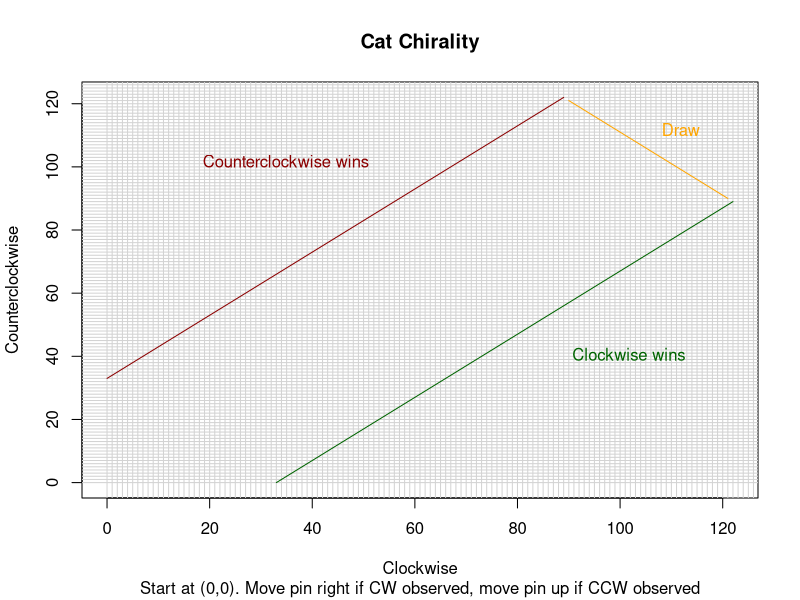

This chart was generated by the following R code:
#
# Fixed size vs. early stopping test of proportion
#
alpha <- 0.025 # Probability of finding an effect when there isn't one (either tail)
beta <- 0.2 # Probability of not finding an effect that exists
p0 <- 0.5 # Proportion under null hypothesis
p1 <- 0.4 # Proportion under alternative hypothesis (with minimal detectable effect)
give_up <- 10000  # large number to fail early

# Sample size for regular test, using normal approximation of binomial distribution
z_1_minus_beta <- qnorm(1 - beta)
z_1_minus_alpha <- qnorm(1 - alpha)
n <- round(p0 * (1- p0) * ((z_1_minus_beta + z_1_minus_alpha) / (p1 - p0)) ^ 2)
d <- round(2 * sqrt(n))
sprintf("Approximate fixed size test: n=%d, d=%d", n, d)

# Exact values for fixed size test
b0 <- 1 # Vector of probabilities, null hypothesis
b1 <- 1 # Vector of probabilities, alternative hypothesis, minimal effect size
fixed_obs <- 0
t_minus_c <- 0
for (i in 1:give_up) {
  b0[i + 1] <- p0 * b0[i]
  b1[i + 1] <- p1 * b1[i]
  if (i > 1) {
    for (j in i:2) {
      b0[j] <- p0 * b0[j - 1] + (1 - p0) * b0[j]
      b1[j] <- p1 * b1[j - 1] + (1 - p1) * b1[j]
    }
  }  
  b0[1] <- (1 - p0) * b0[1]
  b1[1] <- (1 - p1) * b1[1]
  for (cutoff in 1:floor((i + 1) / 2)) {
    exact_alpha <- sum(b0[1:cutoff])
    exact_beta <- 1 - sum(b1[1:cutoff])
    if (exact_alpha <= alpha && exact_beta <= beta) {
      fixed_obs <- i
      t_minus_c <- i - 2 * (cutoff - 1)
      break;
    }
  }
  if (fixed_obs) {
    break;
  }
}
sprintf("Exact fixed size test: %d observations, significant if less than %d or more than %d events, alpha=%f, beta=%f", fixed_obs, cutoff, fixed_obs - cutoff, exact_alpha, exact_beta)
sprintf("Closed-form alpha=%f, beta=%f", pbinom(cutoff-1,fixed_obs,p0),1-pbinom(cutoff-1,fixed_obs,p1))

left_prob <- function(n, d, b) {
  p <- rep(0, 2 * d + 1)
  p[d + 1] <- 1
  t <- 0
  c <- 0
  r <- 0 # cumulative probabiliy of hitting left threshold
  for (i in 1:n) {
    x <- 0
    for (j in 1:(2 * d + 1)) {
      if (j == 1) {
        p[j] <- p[j + 1] * (1 - b)
      } else if (j >= (2 * d)) {
        t <- p[j]
        p[j] <- x * b
        x <- t
      } else {
        t <- p[j]
        p[j] <- p[j + 1] * (1 - b) + x * b
        x <- t
      }
    }
    r <- r + p[1];
  }
  r
}

# Start with low numbers, work up 
n <- 2
d <- 1
for (i in 1:give_up) {
  left_false_positive <- left_prob(n, d, p0)
  true_positive <- left_prob(n, d, p1)
  if (left_false_positive > alpha) {
    d <- d + 1
  } else if (true_positive < 1 - beta) {
    n <- n + 1
  } else {
    break
  }
}
sprintf("Exact: n=%d, d=%d", n, d) # expected n = 211, d=33

experiments <- 100000

# Fixed sample size
h0_wins_0_ <- 0
h1_wins_0_ <- 0
h0_wins_1_ <- 0
h1_wins_1_ <- 0

# Early stopping
h0_wins_0 <- 0
h1_wins_0 <- 0
h0_wins_1 <- 0
h1_wins_1 <- 0

observations_0 <- 0
observations_1 <- 0
for (i in 1:experiments) {
  # Simulated test data for null hypothesis (no effect)
  t0 <- rbinom(n, 1, p0)
  
  # Simulated test data for alternative hypothesis (minimal detectable effect)
  t1 <- rbinom(n, 1, p1)
  
  # Without early stopping
  count0 <- sum(t0[1:fixed_obs])
  if (count0 < cutoff) {
    h1_wins_0_ <- h1_wins_0_ + 1
  } else if (count0 > fixed_obs - cutoff) {
    # ignore other tail
  } else {
    h0_wins_0_ <- h0_wins_0_ + 1
  }
  count1 <- sum(t1[1:fixed_obs])
  if (count1 < cutoff) {
    h1_wins_1_ <- h1_wins_1_ + 1
  } else if (count1 > fixed_obs - cutoff) {
    # ignore other tail
  } else {
    h0_wins_1_ <- h0_wins_1_ + 1
  }
  
  # With early stopping
  cw_minus_ccw_0 <- 0
  cw_minus_ccw_1 <- 0
  t0_done <- FALSE
  t1_done <- FALSE
  o0 <- n
  o1 <- n
  for (j in 1:n) {
    cw_minus_ccw_0 <- cw_minus_ccw_0 - (t0[j] * 2 - 1)
    cw_minus_ccw_1 <- cw_minus_ccw_1 - (t1[j] * 2 - 1)
    if (!t0_done) {
      if (cw_minus_ccw_0 >= d) {
        h1_wins_0 <- h1_wins_0 + 1
        t0_done <- TRUE
        o0 <- j
      }
      if (cw_minus_ccw_0 <= -d) {
        # The other tail. Stop the test, but do not record H1 win
        t0_done <- TRUE
        o0 <- j
      }
      if (j == n) {
        h0_wins_0 <- h0_wins_0 + 1
        t0_done <- TRUE
      }
    }
    if (!t1_done) {
      if (cw_minus_ccw_1 >= d) {
        h1_wins_1 <- h1_wins_1 + 1
        t1_done <- TRUE
        o1 <- j
      }
      if (cw_minus_ccw_1 <= -d) {
        # The other tail. Stop the test, but do not record H1 win
        t1_done <- TRUE
        o1 <- j
      }
      if (j == n) {
        h0_wins_1 <- h0_wins_1 + 1
        t1_done <- TRUE
      }
    }
  }
  observations_0 <- observations_0 + o0
  observations_1 <- observations_1 + o1
}
sprintf("Without early stopping ===")
sprintf("With no effect, H0 won %d times, expected %.0f", h0_wins_0_, (1 - 2 * exact_alpha) * experiments)
sprintf("With no effect, H1 won %d times, expected %.0f (one tail)", h1_wins_0_, exact_alpha * experiments)
sprintf("With minimum detectable effect, H0 won %d times, expected %.0f", h0_wins_1_, exact_beta * experiments)
sprintf("With minimum detectable effect, H1 won %d times, expected %.0f (one tail)", h1_wins_1_, (1 - exact_beta) * experiments)
sprintf("With or without effect, %d observations before stopping", fixed_obs)

sprintf("With early stopping ===")
sprintf("With no effect, H0 won %d times, expected %d", h0_wins_0, (1 - 2 * alpha) * experiments)
sprintf("With no effect, H1 won %d times, expected %d (one tail)", h1_wins_0, alpha * experiments)
sprintf("With no effect, %.0f observations before stopping", observations_0 / experiments)
sprintf("With minimum detectable effect, H0 won %d times, expected %d", h0_wins_1, beta * experiments)
sprintf("With minimum detectable effect, H1 won %d times, expected %d (one tail)", h1_wins_1, (1 - beta) * experiments)
sprintf("With minimum detectable effect, on average %.0f observations before stopping", observations_1 / experiments)

svg('chirality.svg', width=7, height=7)
plot(0,0,main='Cat Chirality',sub='Start at (0,0). Move pin right if CW observed, move pin up if CCW observed',type='n',xlim=c(0,(n+d)/2), ylim=c(0,(n+d)/2), xlab='Clockwise', ylab='Counterclockwise')
abline(h=0:n,col = "lightgray")
abline(v=0:n,col = "lightgray")
lines(x=c(d,(n+d)/2), y=c(0,(n-d)/2), col='darkgreen')
lines(x=c(0,(n-d)/2), y=c(d,(n+d)/2), col='darkred')
lines(((n-d)/2+1):((n+d)/2-1), ((n+d)/2-1):((n-d)/2+1), col="orange")
text(5*(n+d)/12, (n+d)/6, 'Clockwise wins', col='darkgreen')
text((n+d)/7, 5*(n+d)/12, 'Counterclockwise wins', col='darkred')
text(11*(n+d)/24, 11*(n+d)/24, 'Draw', col='orange')
dev.off()
